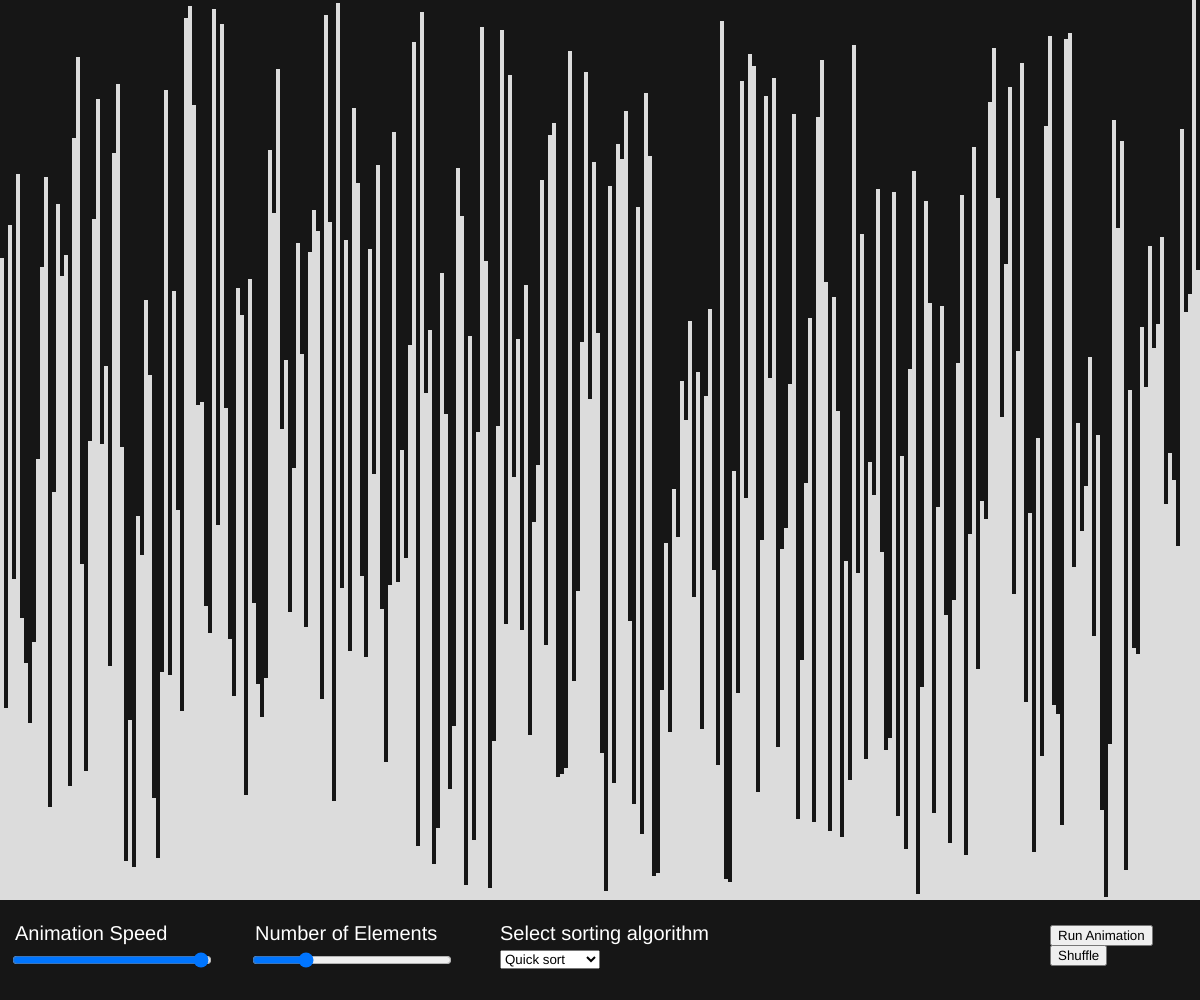
Frame 1 (no input)
Frame 60 (no input): identical to frame 1, image omitted
Frame 120 (the mouse pressed at the canvas centre since frame 60): identical to frame 1, image omitted

The p5.js sketch that drew this single still picture (run headless with seeded random() and noise() and a simulated clock; from frame 60 on, the mouse is pressed at the canvas centre):

// p5.js sketch
// ── sketch.js
//Variables
let msDelay = 1;

let canvasWidth = (window.innerWidth%2 == 0 ? window.innerWidth : --window.innerWidth);
let canvasHeight = (window.innerHeight%2 == 0 ? window.innerHeight : --window.innerHeight)-100;
let numElements = canvasWidth/2;

let nums = [];

let width = 0;
let height = 0;

let index = 0;
let doSort = true;
let stopSort = false;

//Elements
let speedSlider;
let numElementsSlider;
let startButton;
let resetButton;
let sortSelect;



function setup() {
  createCanvas(window.innerWidth, window.innerHeight);
  fill(220);
  noStroke();
  doSort = false;

  speedSlider = createSlider(5, 300, 295, 1);
  speedSlider.position(10, canvasHeight + 50)
  speedSlider.style('width', '200px');

  numElementsSlider = createSlider(2, canvasWidth, canvasWidth/4, 1);
  numElementsSlider.position(250, canvasHeight + 50);
  numElementsSlider.style('width', '200px');
  
  numElements = numElementsSlider.value();
  for(let i = 1; i<=numElements; i++){  
    nums.push(i);
  }
  for(let i = 0; i<numElements; i++){
    nums = runAlg(nums, scramble, i);
  }
  width = canvasWidth/numElements;
  height = canvasHeight/numElements;

  startButton = createButton("Run Animation");
  startButton.position(canvasWidth-150, canvasHeight + 25);
  startButton.mousePressed(toggleSort);

  resetButton = createButton("Shuffle");
  resetButton.position(canvasWidth-150, canvasHeight + 45);
  resetButton.mousePressed(reset);

  sortSelect = createSelect();
  sortSelect.position(500, canvasHeight + 50);
  sortSelect.option('Quick sort');
  sortSelect.option('Bubble sort');
  sortSelect.option('Insertion sort');
  sortSelect.changed(sortSelectChanged);
}

//Note: function copied off StackOverflow
function sleep(ms) {
  return new Promise(resolve => setTimeout(resolve, ms));
}

function toggleSort(){
  doSort = !doSort;
  if(doSort){
    startButton.html("Stop Animation");
  } else {
    startButton.html("Run Animation");
  }
}

function scramble(array, index) {
  let r = floor(random(index+1, array.length-1))

  let temp = array[index];

  array[index] = array[r];
  array[r] = temp;

  return array;
}

function insertionSort(array, index) {
  let i = 0, key = 0, j = 0;
  for (i = 1; i < index; i++) {
    key = array[i];
    j = i - 1;

    while (j >= 0 && array[j] > key) {
      array[j + 1] = array[j];
      j = j - 1;
    }
    array[j + 1] = key;
  }
}

function bubbleSort(array) {
  for(let i = 0; i<array.length-1; i++){
    if(array[i] > array[i+1]){
      let temp = array[i];
      array[i] = array[i+1];
      array[i+1] = temp;
    }
  }
}

async function swap(array, index1, index2){
  await sleep(msDelay);

  let temp = array[index1];
  array[index1] = array[index2];
  array[index2] = temp;
}

async function quickSort(array, start, end) {
  //take pivot to be first element in array
  if(stopSort){
    return;
  }

  while(!doSort){
    await sleep(1);
  }

  let arrStart = start;
  let arrEnd = end;
  
  if(end-start < 0){
    return;
  }

  if(end-start == 0) {
    if(array[start]<array[end]) {
      await swap(array, start, end);
      return;
    }
    return;
  }

  let pivot = array[start];
  start++;

  while(start<=end){
    let changedPos = false;

    if(array[start] < pivot){
      start++;
      changedPos = true;
    }
    if(array[end] >= pivot){
      end--;
      changedPos = true;
    }

    if(!changedPos){
      await swap(array, start, end);
    }
  }
  
  await swap(array, arrStart, end);

  await quickSort(array, arrStart, end-1);
  await quickSort(array, end+1, arrEnd);
}

function runAlg(array, algorithm, index){
  let r = algorithm(array, index);

  return r;
}

function reset(){
  stopSort = true;
  doSort = false;
  startButton.html("Run Animation");

  numElements = numElementsSlider.value();
  width = canvasWidth/numElements;
  height = canvasHeight/numElements;

  nums = [];
  for(let i = 1; i<=numElements; i++){  
    nums.push(i);
  }
  for(let i = 0; i<numElements; i++){
    nums = runAlg(nums, scramble, i);
  }

  stopSort = false;
  index = 0;
}

function draw() {
  background(22);
  
  if(numElementsSlider.value() != numElements){
    reset();
  }

  //Control elements
  fill(22);
  rect(0,canvasHeight,canvasWidth,100)
  //Labels  
  fill(255);
  textSize(20);
  text('Animation Speed', 15, canvasHeight + 40);
  text('Number of Elements', 255, canvasHeight + 40);
  text('Select sorting algorithm', 500, canvasHeight + 40);
  fill(220);


  for (let i = 0; i < nums.length; i++) {
    let element = nums[i];
    rect(i*width, canvasHeight - (element*height), width, element*height);
  }

  if(sortSelect.value()=='Quick sort'){
    msDelay = (301 - speedSlider.value());
    if(index < 1) {
      quickSort(nums, 0, nums.length-1);
      index++;
    }
  } else if(sortSelect.value()=='Bubble sort' || sortSelect.value()=='Insertion sort'){
    frameRate(speedSlider.value()/5);
    if(doSort){
      if(index>numElements){
        toggleSort();
      } else {
        switch(sortSelect.value()){
          case "Bubble sort":
            bubbleSort(nums);
            break;
          case "Insertion sort":
            insertionSort(nums, index);
        }
        index++;
      }
    }
  }
}

function sortSelectChanged(){
  reset();
}
